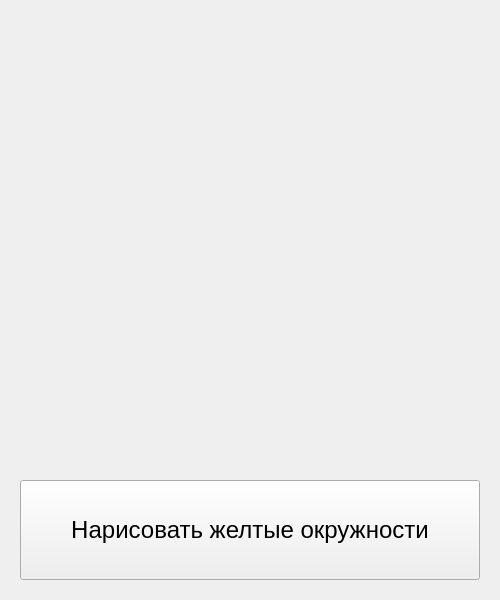
<?xml version="1.0" encoding="UTF-8"?>
<ui version="4.0">
 <class>Form</class>
 <widget class="QWidget" name="Form">
  <property name="geometry">
   <rect>
    <x>0</x>
    <y>0</y>
    <width>500</width>
    <height>600</height>
   </rect>
  </property>
  <property name="windowTitle">
   <string>Git и желтые окружности</string>
  </property>
  <widget class="QPushButton" name="pushButton">
   <property name="geometry">
    <rect>
     <x>20</x>
     <y>480</y>
     <width>460</width>
     <height>100</height>
    </rect>
   </property>
   <property name="font">
    <font>
     <pointsize>18</pointsize>
    </font>
   </property>
   <property name="text">
    <string>Нарисовать желтые окружности</string>
   </property>
  </widget>
 </widget>
 <resources/>
 <connections/>
</ui>
